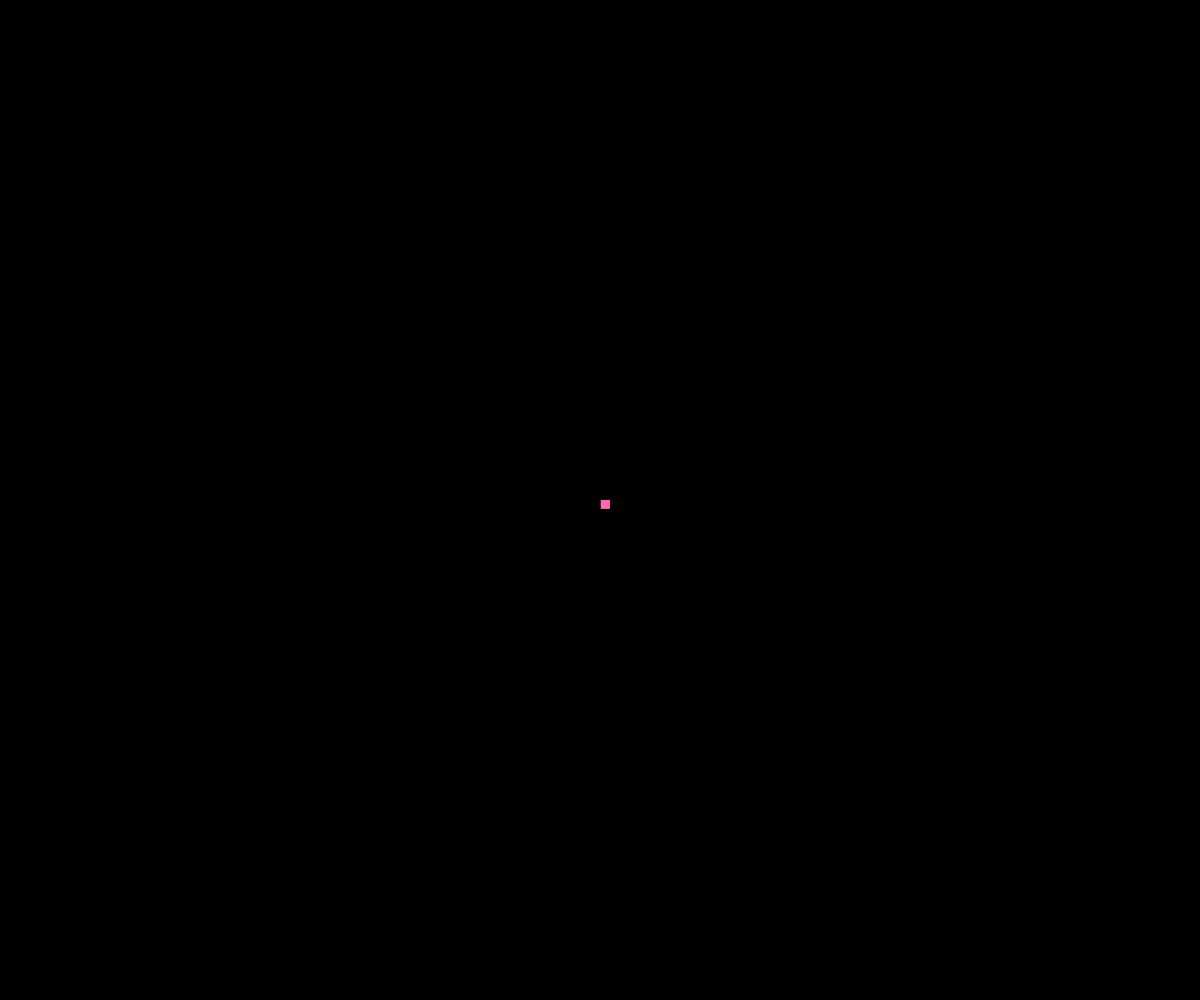
Frame 1 (no input)
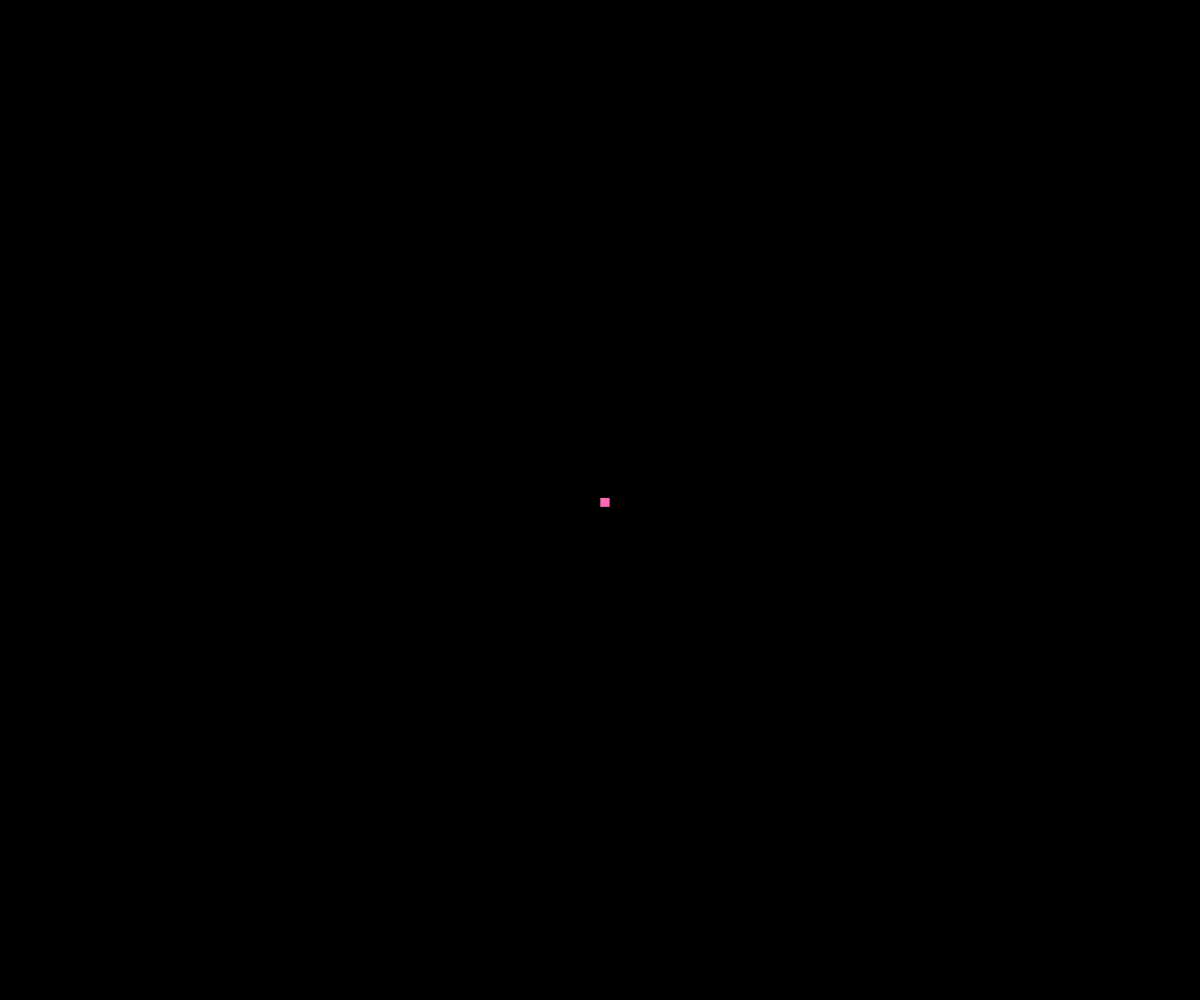
Frame 60 (no input)
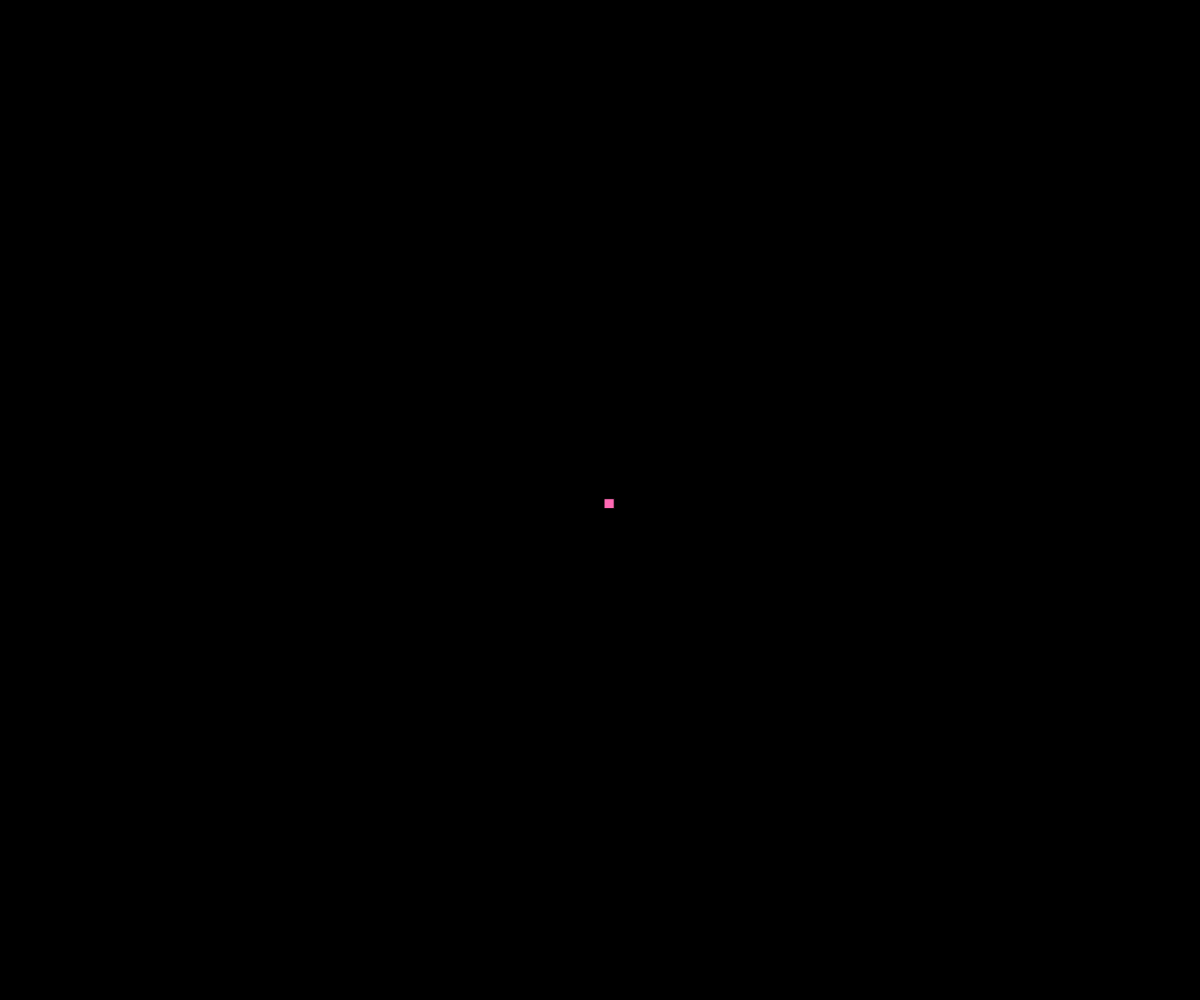
Frame 120 (the mouse pressed at the canvas centre since frame 60)

The p5.js sketch that drew these frames (run headless with seeded random() and noise() and a simulated clock; from frame 60 on, the mouse is pressed at the canvas centre):

// p5.js sketch
// ── sketch.js
let ball;


function setup() {
  createCanvas(windowWidth, windowHeight); 
  ball = new Walker();
}


function draw() {
  background(0);
  ball.update();
  ball.display();
}


// new way to define Object
class Walker {
  //setup values
  constructor() {
  	this.x = width/2;
  	this.y = height/2;
  	this.w = 10;
  }
  
  update() {
    //update position
  	this.x = this.x + random(-1, 1);
  	this.y = this.y + random(-1, 1);
  }
  
  display() {
    //display walker
	fill(255, 105, 180);
  rect(this.x, this.y, this.w);

  }
}
